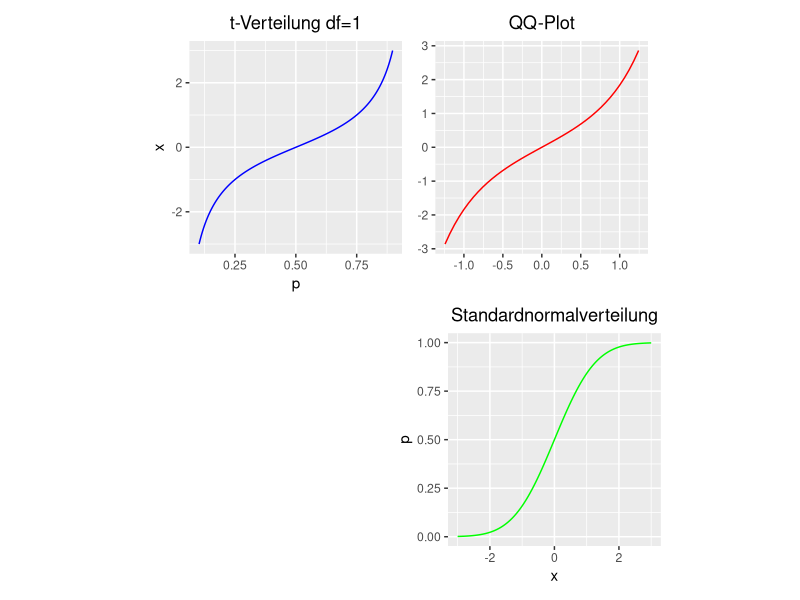
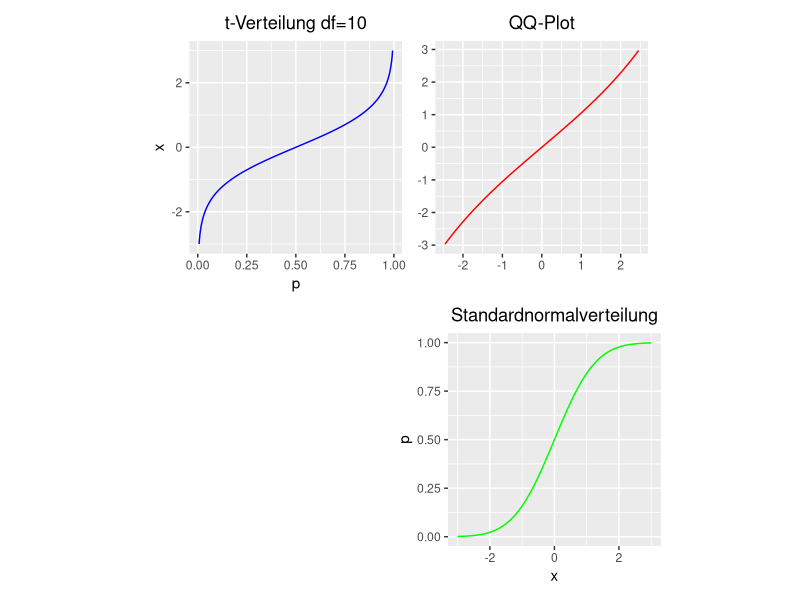

Recreate these plots in R, in order.
library(ggplot2)
library(patchwork)

partial_func <- function(func, ...) {
  fixed_args <- list(...)
  function(...) {
    do.call(func, c(fixed_args, list(...)))
  }
}

empty_plot <- function() {
  ggplot() + theme_void() + theme(aspect.ratio = 1)
}

create_plot <- function(data, xlab, ylab, color, title) {
  ggplot(data, aes(x = x, y = y)) + 
    geom_line(color = color) +
    xlab(xlab) + 
    ylab(ylab) + 
    ggtitle(title) + 
    theme(aspect.ratio = 1, plot.title = element_text(hjust = 0.5))
}

illustrate_qqplot <- function(x_low, x_high,
                              ref_distribution, ref_dfunc, ref_qfunc,
                              test_distribution, test_dfunc, test_qfunc) {
  samples <- seq(x_low, x_high, length.out = 100)
  ref_prob  <- ref_dfunc(q = samples)
  test_prob <- test_dfunc(q = samples)
  
  ref_data  <- data.frame(x = samples,   y = ref_prob)
  test_data <- data.frame(x = test_prob, y = samples)
  
  ref_quantiles <- ref_qfunc(ref_prob)
  test_quantiles <- test_qfunc(ref_prob)
  first_index <- which(test_quantiles > x_low)[1]
  below_x_high <- which(test_quantiles < x_high)
  last_index <- below_x_high[length(below_x_high)]
  qq_data <- data.frame(x = ref_quantiles[first_index:last_index], y = test_quantiles[first_index:last_index])
  
  # Create four example plots
  plot1 <- create_plot(test_data, "p", "x", "blue", test_distribution)
  plot2 <- create_plot(qq_data, NULL, NULL, "red", "QQ-Plot")
  plot3 <- create_plot(ref_data, "x", "p", "green", ref_distribution)
  
  (plot1 | plot2) / (empty_plot() | plot3) +
    plot_layout(heights = c(1, 1))
}

qq_plot_t_distribution <- function(df) {
  x_low = -3
  x_high = 3
  ref_distribution = "Standardnormalverteilung"
  ref_dfunc = pnorm
  ref_qfunc = qnorm
  test_distribution = sprintf("t-Verteilung df=%d",df)
  test_dfunc = partial_func(pt, df=df)
  test_qfunc = partial_func(qt, df=df)
  
  gg <- illustrate_qqplot(x_low, x_high,
                          ref_distribution, ref_dfunc, ref_qfunc,
                          test_distribution, test_dfunc, test_qfunc)
  print(gg)
}

qq_plot_t_distribution(1)
qq_plot_t_distribution(10)
